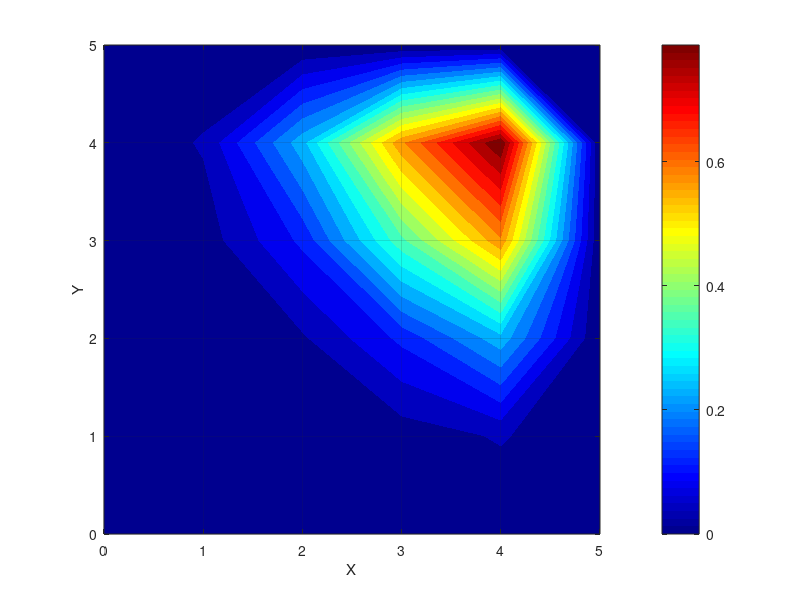

MATLAB code for this plot:
%%%%%%%%%%%%%%%%%%%%%%%%%%%%%%%%%%%%%%%%%%%%%%%%%%%
%%%%%%%%%%%%%%%%%%%%%%%%%%%%%%%%%%%%%%%%

% FINITE DIFFERENCE DISCRETIZATION OF LINEAR CONVECTION EQUATION WITH CONSTANT VELOCITY 
% SCHEME: EXPLICIT SHCEME
%DISCRETIZATION : FORWARD IN TIME AND BACKWARD IN SPACE
% AN UPPWIND SCHEME OF CONVECTION IS USED
% CODE  BY : NAHOM ALEMSEGED WORKU
% GENERAL EQUATION = dU/dt + C*dU/dX + C*dU/dY = 0
% INITIAL CONDITIONS: U =2  0.5<=X<=1  AND  0.5<=Y<=1,
%                                 U = 1 EVERYWHERE ELSE
% BOUNDARY CONDITION ; U = 0, x = 0,2, AND Y = 0,Y = 2 
%%%%%%%%%%%%%%%%%%%%%%%%%%%%%%%%%%%%%%%%%%%%%%%%%
% DECLARE VARIABLES
Xp = 5; Yp = 5; ts = 2;
nx = 6;    ny = 6;    
nt =6;    dt = ts/(nt-1);    
dx = 5/(nx-1);   dy = 5/(ny-1);
c = 1; 
u = zeros(nx,ny); %INITIALIZATION OF VELOCITY VECTOR
X = [0:dx:Xp];  %DISRETIZATION IN X-DIRECTION
Y = [0:dy:Yp];  %DISCRETIZATION  IN Y-DIRECTION
t = [0:dt:ts];  %DISCRETIZATION OF TIME STEPS
% FILLING OUT MATRIX WITH INITIAL AND BOUDNARY CONDITIONS
for k=1:length(t)  
    if t(k) == 0 %LOOP TO HANDLE AND FILL INITIAL CONDITIONS
                 for i=1:(nx)
                      for j=1:(ny)
                            if ((X(i) >= 0 && X(i) < 1) || (Y(j) >= 0 && Y(j) < 1))
                                u(i,j) = 2
                           else
                                u(i,j) = 1
                          end
                      end
                 end
   
    else
        for i=1:nx   %LOOP TO HANDLE BOUNDARY CONDITIONS
            for j=1:ny
                 if ((X(i) == 0 || X(i) == X(end)) || (Y(j) == 0 || Y(j) == Y(end)))
                                u(i,j) = 0;
            u    
                 end
            end
        end
    end
end

 for it = 2:nt
        un = u %ASSIGNING U VALUES FROM PREVIOUS TIME STEPS TO THE CURRENT
     for i=2:(nx-1)
         for j=2:(ny-1)
             u(i,j) = un(i,j) - ((c*dt/dx)*(un(i,j) - un(i-1,j))) - ((c*dt/dy)*(un(i,j) - un(i,j-1))); %FILL EXPLICIT DISCRETIZED VALUES
         end
     end
 end
%  VISULAIZATION OF TWO DIMENSIONAL PLOT
 [X,Y] = meshgrid(X,Y)
   figure(1)
     contourf(X,Y,u,21,'LineStyle','none')
     hold on;
%     contour(u)
    colormap('jet')      
    colorbar
    hold off
     xlabel('X')
    ylabel('Y')
     grid on;

 
     